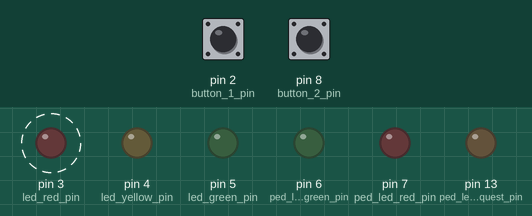
The program below on a simulated Arduino Nano, built with avr-gcc and run on an emulated ATmega328P. On the bench: output pins drawn as LEDs (lit = HIGH). Dashed ring = blinking. The test bench sets the inputs (shaded band); at power-on: pin 2 (button_1_pin) HIGH, pin 8 (button_2_pin) HIGH. What the program prints to the serial monitor is not drawn.

Above: at 1.2 s.
1.3 s: pin 2 (button_1_pin) pulled LOW for 0.15 s
4.3 s: pin 8 (button_2_pin) pulled LOW for 0.15 s
7.3 s: pin 2 (button_1_pin) pulled LOW for 1 s
10.3 s: pin 8 (button_2_pin) pulled LOW for 1 s
Timing chart, 0 to 14.3 s (numbered marks = the images above; inputs shaded):
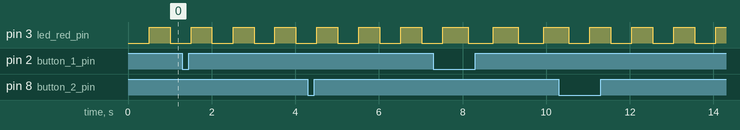

Measured:
- by itself, pin 3 (led_red_pin): alternates HIGH for 0.50 s and LOW for 0.50 s

The program:

main.cpp
```cpp
#include <Arduino.h>
#include "HelloSC.h"
#include "sc_timer_service.h"
#include "arduinoPins.h"
#include "HelloSCOCB.h"

using namespace sc::timer;

#define MAX_TIMERS 10
TimerTask tasks[MAX_TIMERS];

HelloSC* arduino = new HelloSC();
TimerService* timer_sct = new TimerService(tasks, MAX_TIMERS);
HelloSCOCB* operationCallback = new HelloSCOCB(arduino);

int onOffState = 0;
int lastOnOffState = HIGH;
int pedRequestState = 0;
int lastPedRequestState = HIGH;

int buttonState;
int lastButtonState = HIGH;
unsigned long lastDebounceTime = 0;  // the last time the output pin was toggled
unsigned long debounceDelay = 50;    // the debounce time; increase if the output flickers


//The setup function is called once at startup of the sketch
void setup()
{
	Serial.begin(9600);
	Serial.println("HelloSC example");
	pinMode(button_1_pin, INPUT_PULLUP);
	pinMode(button_2_pin, INPUT_PULLUP);

	//pushButton_1 = new PushButton(button_1_pin, button_1_changed);
	//pushButton_2 = new PushButton(button_2_pin, button_2_changed);

	pinMode(led_green_pin, OUTPUT);
	pinMode(led_yellow_pin, OUTPUT);
	pinMode(led_red_pin, OUTPUT);

	pinMode(ped_led_red_pin, OUTPUT);
	pinMode(ped_led_green_pin, OUTPUT);
	pinMode(ped_led_request_pin, OUTPUT);

	arduino->setTimerService(timer_sct);
	arduino->setOperationCallback(operationCallback);
	arduino->enter();
	arduino->timer().raiseToggle();
}

#define CYCLE_PERIOD (10)
static unsigned long cycle_count = 0L;
static unsigned long last_cycle_time = 0L;

void loop() {

	unsigned long current_millies = millis();

	int reading_1 = digitalRead(button_1_pin);
	if (reading_1 != lastPedRequestState) {
		lastDebounceTime = millis();
		lastPedRequestState = reading_1;
	}
	if ((millis() - lastDebounceTime) > debounceDelay) {
		if (reading_1 != pedRequestState) {
			pedRequestState = reading_1;
			if (pedRequestState == LOW) {
			  Serial.println("Button pressed");
			  arduino->raiseBtn1();
			}
		}
	}

	reading_1 = digitalRead(button_2_pin);
	if (reading_1 != lastOnOffState) {
		lastDebounceTime = millis();
		lastOnOffState = reading_1;
	}
	if ((millis() - lastDebounceTime) > debounceDelay) {
		if (reading_1 != onOffState) {
			onOffState = reading_1;
			if (onOffState == LOW) {
			  Serial.println("Button pressed");
			  arduino->raiseBtn2();
			}
		}
	}

	if ( cycle_count == 0L || (current_millies >= last_cycle_time + CYCLE_PERIOD) ) {

		timer_sct->proceed(current_millies - last_cycle_time);
		arduino->runCycle();

		last_cycle_time = current_millies;
		cycle_count++;
	}


}
```

HelloSC.h
```cpp
/* Generated by itemis CREATE code generator. */

#ifndef HELLOSC_H_
#define HELLOSC_H_

/*!
Forward declaration for the HelloSC state machine.
*/
class HelloSC;


#include "sc_types.h"
#include "sc_statemachine.h"
#include "sc_cyclebased.h"
#include "sc_timer.h"
#include <string.h>
#include <Arduino.h>

/*! \file
Header of the state machine 'HelloSC'.
*/


class HelloSC : public sc::timer::TimedInterface, public sc::CycleBasedInterface
{
	public:
		HelloSC() noexcept;

		virtual ~HelloSC();


		/*! Enumeration of all states. */
		enum class State
		{
			NO_STATE,
			main_region_On,
			main_region_Off,
			timer_sc_Timer_Off,
			timer_sc_Timer_On,
			ui_sc_NO_OP,
			ui_sc_SET_PERIOD,
			ui_sc_RESET,
			ui_sc_CHANGE_PERIOD
		};

		/*! The number of states. */
		static constexpr const sc::integer numStates {8};
		static constexpr const sc::integer scvi_main_region_On {0};
		static constexpr const sc::integer scvi_main_region_Off {0};
		static constexpr const sc::integer scvi_timer_sc_Timer_Off {1};
		static constexpr const sc::integer scvi_timer_sc_Timer_On {1};
		static constexpr const sc::integer scvi_ui_sc_NO_OP {2};
		static constexpr const sc::integer scvi_ui_sc_SET_PERIOD {2};
		static constexpr const sc::integer scvi_ui_sc_RESET {2};
		static constexpr const sc::integer scvi_ui_sc_CHANGE_PERIOD {2};
		/*! Raises the in event 'btn1' of default interface scope. */
		void raiseBtn1() noexcept;
		/*! Raises the in event 'btn2' of default interface scope. */
		void raiseBtn2() noexcept;


		//! Inner class for default interface scope operation callbacks.
		class OperationCallback
		{
			public:
				virtual ~OperationCallback() = 0;

				virtual void menu(String value) = 0;

				virtual void setLed(bool value) = 0;


		};

		/*! Set the working instance of the operation callback interface 'OperationCallback'. */
		void setOperationCallback(OperationCallback* operationCallback) noexcept;
		//! Inner class for Timer interface scope.
		class Timer
		{
			public:
				explicit Timer(HelloSC* parent) noexcept;


				/*! Gets the value of the variable 'period' that is defined in the interface scope 'Timer'. */
				sc::integer getPeriod() const noexcept;

				/*! Raises the in event 'toggle' of interface scope 'Timer'. */
				void raiseToggle() noexcept;


			private:
				/*! Sets the value of the variable 'period' that is defined in the interface scope 'Timer'. */
				void setPeriod(sc::integer period) noexcept;

				friend class HelloSC;

				sc::integer period {500};

				/*! Indicates event 'toggle' of interface scope 'Timer' is active. */
				bool toggle_raised {false};

				HelloSC* parent;


		};

		/*! Returns an instance of the interface class 'Timer'. */
		Timer& timer() noexcept;


		/*
		 * Functions inherited from StatemachineInterface
		 */
		 void enter() override;

		 void exit() override;

		void runCycle() override;

		/*!
		 * Checks if the state machine is active (until 2.4.1 this method was used for states).
		 * A state machine is active if it has been entered. It is inactive if it has not been entered at all or if it has been exited.
		 */
		 bool isActive() const noexcept override;


		/*!
		* Checks if all active states are final.
		* If there are no active states then the state machine is considered being inactive. In this case this method returns false.
		*/
		 bool isFinal() const noexcept override;

		/*!
		 * Checks if member of the state machine must be set. For example an operation callback.
		 */
		bool check() const noexcept;

		/*
		 * Functions inherited from TimedStatemachineInterface
		 */
		void setTimerService(sc::timer::TimerServiceInterface* timerService_) noexcept override;

		sc::timer::TimerServiceInterface* getTimerService() noexcept override;

		void raiseTimeEvent(sc::eventid event) noexcept override;

		sc::integer getNumberOfParallelTimeEvents() noexcept override;


		/*! Checks if the specified state is active (until 2.4.1 the used method for states was calles isActive()). */
		bool isStateActive(State state) const noexcept;

		//! number of time events used by the state machine.
		static const sc::integer timeEventsCount {4};

		//! number of time events that can be active at once.
		static const sc::integer parallelTimeEventsCount {2};


	protected:


	private:
		HelloSC(const HelloSC &rhs);
		HelloSC& operator=(const HelloSC&);

		bool led {false};
		static constexpr const sc::integer UI_STEP {100};
		static constexpr const sc::integer UI_RESET {500};
		static constexpr const sc::integer UI_TOUT {5};


		//! the maximum number of orthogonal states defines the dimension of the state configuration vector.
		static const sc::ushort maxOrthogonalStates {3};

		sc::timer::TimerServiceInterface* timerService;
		bool timeEvents[timeEventsCount];


		State stateConfVector[maxOrthogonalStates];


		Timer ifaceTimer {Timer{nullptr}};

		OperationCallback* ifaceOperationCallback;

		typedef struct {
			bool timerTimeout_raised;
		}HelloSCInternalEvBuf;
		typedef struct {
			bool btn1_raised;
			bool btn2_raised;
		}HelloSCIfaceEvBuf;
		typedef struct {
			bool toggle_raised;
		}HelloSCIfaceTimerEvBuf;
		typedef struct {
			bool HelloSC_timer_sc_Timer_On_time_event_0_raised;
			bool HelloSC_ui_sc_SET_PERIOD_time_event_0_raised;
			bool HelloSC_ui_sc_RESET_time_event_0_raised;
			bool HelloSC_ui_sc_CHANGE_PERIOD_time_event_0_raised;
		}HelloSCTimeEventsEvBuf;
		typedef struct {
			HelloSCInternalEvBuf internal;
			HelloSCIfaceEvBuf iface;
			HelloSCIfaceTimerEvBuf ifaceTimer;
			HelloSCTimeEventsEvBuf timeEvents;
		}HelloSCEvBuf;
		HelloSCEvBuf current {};
		bool isExecuting {false};
		sc::integer stateConfVectorPosition {0};


		// prototypes of all internal functions

		void enact_main_region_On();
		void enact_main_region_Off();
		void enact_timer_sc_Timer_On();
		void enact_ui_sc_NO_OP();
		void enact_ui_sc_SET_PERIOD();
		void enact_ui_sc_RESET();
		void enact_ui_sc_CHANGE_PERIOD();
		void exact_timer_sc_Timer_On();
		void exact_ui_sc_SET_PERIOD();
		void exact_ui_sc_RESET();
		void exact_ui_sc_CHANGE_PERIOD();
		void enseq_main_region_On_default();
		void enseq_main_region_Off_default();
		void enseq_timer_sc_Timer_Off_default();
		void enseq_timer_sc_Timer_On_default();
		void enseq_ui_sc_NO_OP_default();
		void enseq_ui_sc_SET_PERIOD_default();
		void enseq_ui_sc_RESET_default();
		void enseq_ui_sc_CHANGE_PERIOD_default();
		void enseq_main_region_default();
		void enseq_timer_sc_default();
		void enseq_ui_sc_default();
		void exseq_main_region_On();
		void exseq_main_region_Off();
		void exseq_timer_sc_Timer_Off();
		void exseq_timer_sc_Timer_On();
		void exseq_ui_sc_NO_OP();
		void exseq_ui_sc_SET_PERIOD();
		void exseq_ui_sc_RESET();
		void exseq_ui_sc_CHANGE_PERIOD();
		void exseq_main_region();
		void exseq_timer_sc();
		void exseq_ui_sc();
		void react_main_region__entry_Default();
		void react_timer_sc__entry_Default();
		void react_ui_sc__entry_Default();
		sc::integer main_region_On_react(const sc::integer transitioned_before);
		sc::integer main_region_Off_react(const sc::integer transitioned_before);
		sc::integer timer_sc_Timer_Off_react(const sc::integer transitioned_before);
		sc::integer timer_sc_Timer_On_react(const sc::integer transitioned_before);
		sc::integer ui_sc_NO_OP_react(const sc::integer transitioned_before);
		sc::integer ui_sc_SET_PERIOD_react(const sc::integer transitioned_before);
		sc::integer ui_sc_RESET_react(const sc::integer transitioned_before);
		sc::integer ui_sc_CHANGE_PERIOD_react(const sc::integer transitioned_before);
		void swapInEvents() noexcept;
		void clearInEvents() noexcept;
		void swapInternalEvents() noexcept;
		void clearInternalEvents() noexcept;
		void microStep();


		/*! Sets the value of the variable 'led' that is defined in the internal scope. */
		void setLed(bool led) noexcept;

		/*! Indicates event 'timerTimeout' of internal scope is active. */
		bool timerTimeout_raised {false};

		/*! Indicates event 'btn1' of default interface scope is active. */
		bool btn1_raised {false};

		/*! Indicates event 'btn2' of default interface scope is active. */
		bool btn2_raised {false};


};


inline HelloSC::OperationCallback::~OperationCallback() {}


#endif /* HELLOSC_H_ */
```

HelloSCOCB.h
```cpp
#ifndef HELLOSCOCB_H
#define HELLOSCOCB_H

#include <Arduino.h>
#include "HelloSC.h"

class HelloSCOCB: public HelloSC::OperationCallback {

public:
	HelloSCOCB(HelloSC* machine) : arduino(machine){}
	virtual ~HelloSCOCB();

	void setLed(bool value);
	void menu(String value);


private:
	HelloSC* arduino;

};

#endif
```

sc_cyclebased.h
```cpp
/* Generated by itemis CREATE code generator. */

#ifndef SC_CYCLEBASED_H_
#define SC_CYCLEBASED_H_

#include "sc_statemachine.h"

namespace sc {

/*! \file
Interface for cycle-based state machines.
*/
class CycleBasedInterface : public sc::StatemachineInterface
{
	public:

		virtual ~CycleBasedInterface() = 0;

		/*! Start a run-to-completion cycle.
		*/
		virtual void runCycle() = 0;
};

inline CycleBasedInterface::~CycleBasedInterface() {}

} /* namespace sc */

#endif /* SC_CYCLEBASED_H_ */
```

sc_statemachine.h
```cpp
/* Generated by itemis CREATE code generator. */

#ifndef SC_STATEMACHINE_H_
#define SC_STATEMACHINE_H_

namespace sc {

/*! \file
Basic interface for state machines.
*/
class StatemachineInterface
{
	public:

		virtual ~StatemachineInterface() = 0;

		/*!
		Enters the state machine. Sets the state machine into a defined state.
		*/
		virtual void enter() = 0;

		/*!
		Exits the state machine. Leaves the state machine with a defined state.
		*/
		virtual void exit() = 0;

		/*!
		Checks whether the state machine is active.
	 	A state machine is active if it has been entered. It is inactive if it has not been entered at all or if it has been exited.
	 	*/
		virtual	bool isActive() const = 0;

		/*!
		Checks if all active states are final.
	 	If there are no active states then the state machine is considered being inactive. In this case this method returns false.
	 	*/
		virtual bool isFinal() const = 0;
};

inline StatemachineInterface::~StatemachineInterface() {}

} /* namespace sc */

#endif /* SC_STATEMACHINE_H_ */
```

sc_timer.h
```cpp
/* Generated by itemis CREATE code generator. */

#ifndef SC_TIMER_H_
#define SC_TIMER_H_

#include "sc_types.h"
// #include <cstddef>

namespace sc {
namespace timer {

class TimedInterface;
class TimerServiceInterface;

/*! \file
Interface for state machines which use timed event triggers.
*/
class TimedInterface {
	public:

		virtual ~TimedInterface() = 0;

		/*!
		Set the timer service for the state machine. It must be set
		externally on a timed state machine before a run cycle can be executed.
		*/
		virtual void setTimerService(sc::timer::TimerServiceInterface* timerService) = 0;

		/*!
		Return the currently used timer service.
		*/
		virtual sc::timer::TimerServiceInterface* getTimerService() = 0;

		/*!
		Callback method if a time event occurred.
		*/
		virtual void raiseTimeEvent(sc::eventid event) = 0;

		/*!
		Retrieve the number of time events that can be active at once in this state machine.
		*/
		virtual sc::integer getNumberOfParallelTimeEvents() = 0;

};

inline TimedInterface::~TimedInterface() {}


/*! \file
Timer service interface.
*/
class TimerServiceInterface
{
	public:

		virtual ~TimerServiceInterface() = 0;

		/*!
		Starts the timing for a time event.
		*/
		virtual void setTimer(TimedInterface* statemachine, sc::eventid event, sc::time time_ms, bool isPeriodic) = 0;

		/*!
		Unsets the given time event.
		*/
		virtual void unsetTimer(TimedInterface* statemachine, sc::eventid event) = 0;
};

inline TimerServiceInterface::~TimerServiceInterface() {}

} /* namespace sc::timer */
} /* namespace sc */

#endif /* SC_TIMER_H_ */
```

sc_types.h
```cpp
/* Generated by itemis CREATE code generator. */

#ifndef SC_TYPES_H_
#define SC_TYPES_H_

/* As <cstdint> is not available on all platforms we choose to include <stdint.h>. You can switch to <cstdint> by commenting and uncommenting the lines below.*/
// #include <cstdint>
#include <stdint.h>

// #include <string> # Hugo

namespace sc {

// typedef int_fast16_t   short;
typedef uint_fast16_t  ushort;
typedef int32_t        integer;
typedef int16_t		   errorCode;
typedef double         real;

typedef int32_t       time;

typedef uint_fast16_t  eventid;

}

#endif /* SC_TYPES_H_ */
```

HelloSCOCB.cpp
```cpp
#include "HelloSCOCB.h"
#include <Arduino.h>
#include "arduinoPins.h"

HelloSCOCB::~HelloSCOCB() {
}

void HelloSCOCB::setLed(bool value){
	if(value)
		digitalWrite(led_red_pin, HIGH);
	else
		digitalWrite(led_red_pin, LOW);
}

void HelloSCOCB::menu(String value){
	if(value == "PERIOD_INC" || value == "PERIOD_DEC")
		Serial.println(value + " = " + String(arduino->timer().getPeriod()) + " ms");
	else
		Serial.println(value);
}
```

arduinoPins.h
```cpp
#ifndef ARDUINOPINS_H_
#define ARDUINOPINS_H_

const int button_1_pin = 2;    // (OnOff) the number of the pushbutton 1 pin
const int button_2_pin = 8;    // (Ped request) the number of the pushbutton 2 pin

const int led_green_pin = 5;
const int led_yellow_pin = 4;
const int led_red_pin = 3;
const int ped_led_red_pin = 7;
const int ped_led_green_pin = 6;
const int ped_led_request_pin = 13;

#endif /* ARDUINOPINS_H_ */
```

Source omitted: sc_timer_service.h (6216 bytes), HelloSC.cpp (22111 bytes), sc_timer_service.cpp (5440 bytes)
